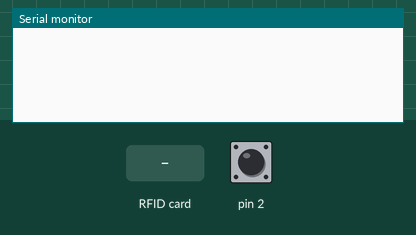
Simulated run of this sketch. Board: Arduino Uno, built with avr-gcc and run on an emulated ATmega328P. Parts: the last lines printed to the serial monitor. The test bench sets the inputs (shaded band); at power-on: pin 2 HIGH.

Above: at 1.2 s.
1.3 s: pin 2 pulled LOW for 0.15 s
At 2.5 s:
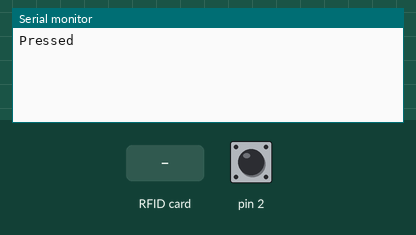
2.9 s: RFID card FA 10 0C 05 held to the reader
At 3.9 s:
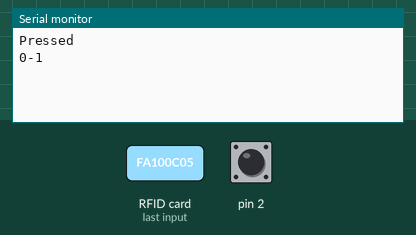
4.4 s: RFID card 5E 7A 19 C4 held to the reader
At 5.0 s:
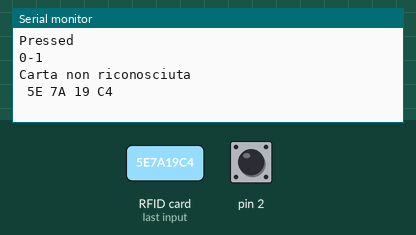

The sketch:

AssegnatoreCarte_v01.ino
```cpp
#include <SPI.h>
#include <MFRC522.h>

#define SS_PIN 10
#define RST_PIN 9

MFRC522 rfid(SS_PIN, RST_PIN);

struct CartaUtente {
  byte uid[4];
  int azioneID;
  int numberDeck;
};

CartaUtente carteAutorizzate[] = {
  { { 0xFA, 0x10, 0x0C, 0x05 }, 0, 1},
  { { 0xAE, 0x9D, 0x07, 0x05 }, 0, 2},
  { { 0x21, 0xD6, 0x0B, 0x05 }, 0, 3},
  { { 0x47, 0x8F, 0x0A, 0x05 }, 1, 1},
  { { 0x7A, 0x41, 0x0A, 0x05 }, 2, 1},
  { { 0x7B, 0x4F, 0x08, 0x05 }, 3, 1},
  { { 0x59, 0x92, 0x07, 0x05 }, 4, 1},
  { { 0xB5, 0x69, 0x0E, 0x05 }, 5, 1},
  { { 0x56, 0x36, 0x09, 0x05 }, 6, 1},
  { { 0xA6, 0x0E, 0x0A, 0x05 }, 7, 1},
  { { 0xBE, 0x98, 0x0A, 0x05 }, 8, 1},
  { { 0x2C, 0x1E, 0x0B, 0x05 }, 9, 1},
  { { 0x35, 0x5D, 0x0E, 0x05 }, 10, 1},
  { { 0x27, 0x9F, 0x07, 0x05 }, 1, 2},
  { { 0x4C, 0x49, 0x08, 0x05 }, 2, 2},
  { { 0xED, 0x7B, 0x0E, 0x05 }, 3, 2},
  { { 0x63, 0xA2, 0x07, 0x05 }, 4, 2},
  { { 0x9B, 0x2B, 0x0A, 0x05 }, 5, 2},
  { { 0xBD, 0x4D, 0x0A, 0x05 }, 6, 2},
  { { 0xE3, 0xAE, 0x09, 0x05 }, 7, 2},
  { { 0xE7, 0x59, 0x0E, 0x05 }, 8, 2},
  { { 0x6A, 0xB2, 0x09, 0x05 }, 9, 2},
  { { 0xAE, 0xA6, 0x0E, 0x05 }, 10, 2},
  { { 0xB3, 0x2E, 0x07, 0x05 }, 1, 3},
  { { 0x7B, 0x9D, 0x07, 0x05 }, 2, 3},
  { { 0x76, 0xB4, 0x0B, 0x05 }, 3, 3},
  { { 0xAD, 0x39, 0x07, 0x05 }, 4, 3},
  { { 0x2A, 0x8A, 0x0E, 0x05 }, 5, 3},
  { { 0xBC, 0xE2, 0x0A, 0x05 }, 6, 3},
  { { 0x11, 0x02, 0x0B, 0x05 }, 7, 3},
  { { 0xDE, 0x9C, 0x07, 0x05 }, 8, 3},
  { { 0xA2, 0xCE, 0x0B, 0x05 }, 9, 3},
  { { 0xDC, 0x5D, 0x0E, 0x05 }, 10, 3},
};

const int numeroCarte = sizeof(carteAutorizzate) / sizeof(carteAutorizzate[0]);

void setup() {
  Serial.begin(9600);
  SPI.begin();
  rfid.PCD_Init();
  pinMode(2, INPUT_PULLUP);
}

bool isPressed = false;

void loop() {
  if (digitalRead(2) == LOW) {
    if(!isPressed){
      Serial.println("Pressed");
      isPressed = true;
    }
  } else {
    if(isPressed){
      isPressed = false;
    }
  }
  if (!rfid.PICC_IsNewCardPresent()) return;
  if (!rfid.PICC_ReadCardSerial()) return;

  int idTrovato = -1;
  int deckTrovato = -1;

  for (int i = 0; i < numeroCarte; i++) {
    if (confrontaUID(rfid.uid.uidByte, carteAutorizzate[i].uid)) {
      idTrovato = carteAutorizzate[i].azioneID;
      deckTrovato = carteAutorizzate[i].numberDeck;
      break;
    }
  }

  if (idTrovato != -1) {
    eseguiAzione(idTrovato, deckTrovato);
  } else {
    Serial.println(F("Carta non riconosciuta"));
    printHex(rfid.uid.uidByte, rfid.uid.size);
  }

  // Stop lettura
  rfid.PICC_HaltA();
  rfid.PCD_StopCrypto1();
}

void eseguiAzione(int id, int _deckTrovato) {
  Serial.print(id);
  Serial.print("-");
  Serial.println(_deckTrovato);
}

bool confrontaUID(byte *uidLetto, byte *uidTarget) {
  for (byte i = 0; i < 4; i++) {
    if (uidLetto[i] != uidTarget[i]) return false;
  }
  return true;
}

void printHex(byte *buffer, byte bufferSize) {
  for (byte i = 0; i < bufferSize; i++) {
    Serial.print(buffer[i] < 0x10 ? " 0" : " ");
    Serial.print(buffer[i], HEX);
  }
  Serial.println();
}
```

Measured:
- after the input at 1.3 s, the serial monitor: prints a new line at once (image 1)
- after the input at 2.9 s, the serial monitor: prints a new line at once (image 2)
- after the input at 4.4 s, the serial monitor: prints a new line at once (image 3)
